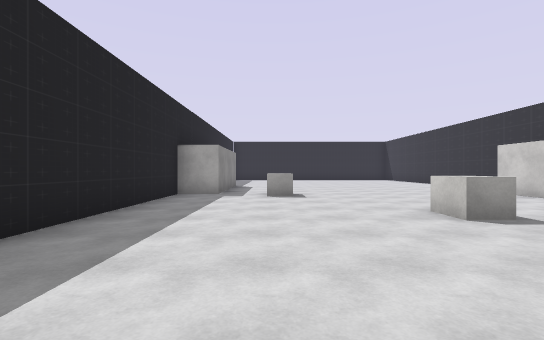
view 1 (above)

16 first-person views from a walk through a scene from a Unity 3-D project. The camera is 1.3 m above the floor, looks level and sees 85° across. The floor is counted in squares, 2 m on a side. Each view is taken from the middle of a square. On the plan, view 1 faces up. The plan holds only what a view shows up to about 9 squares ahead; the rest is blank. The place goes on beyond the plan. The player character is not drawn. Some surface patterns are stand-ins.

view 2
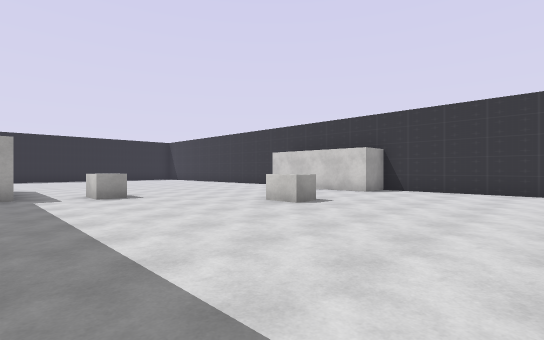

view 3
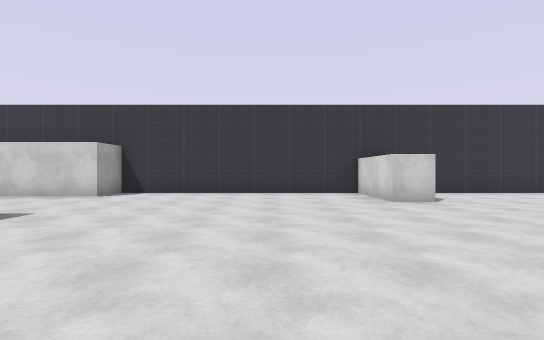

view 4
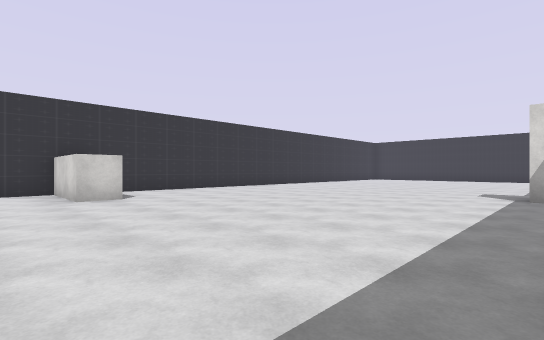

view 5
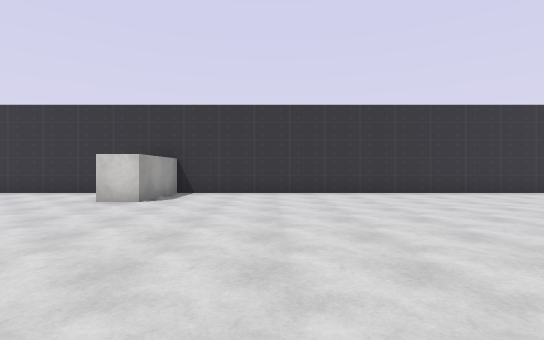

view 6
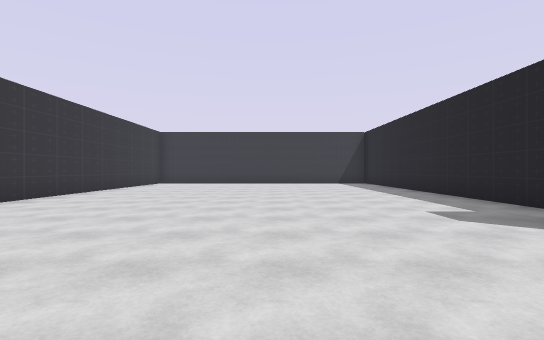

view 7
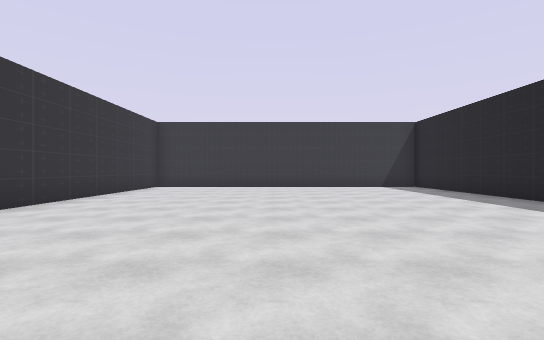

view 8
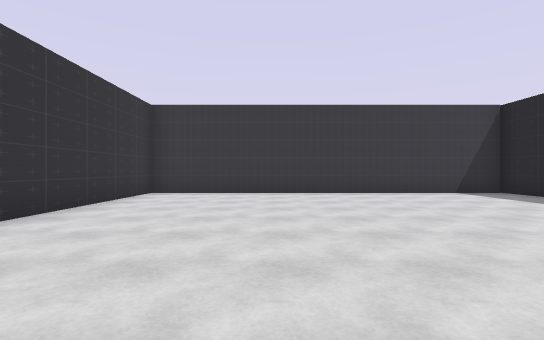

view 9
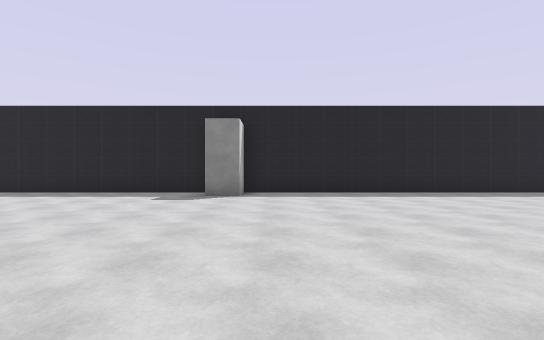

view 10
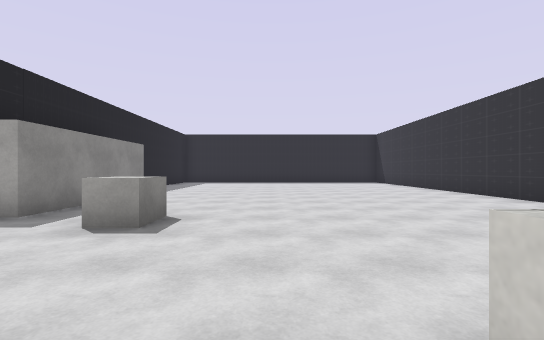

view 11
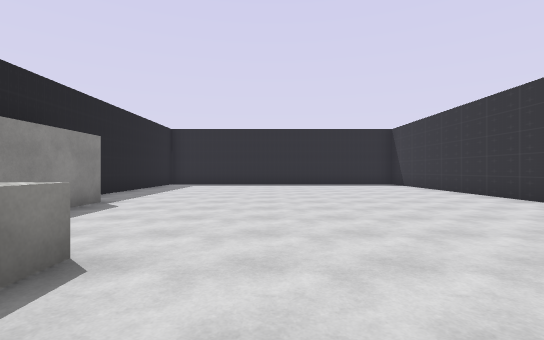

view 12
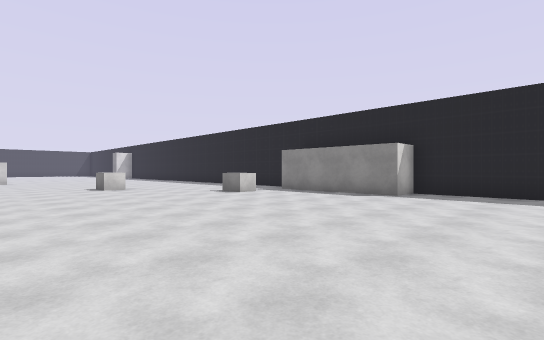

view 13
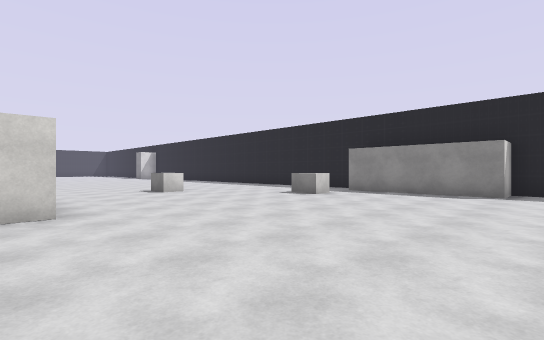

view 14
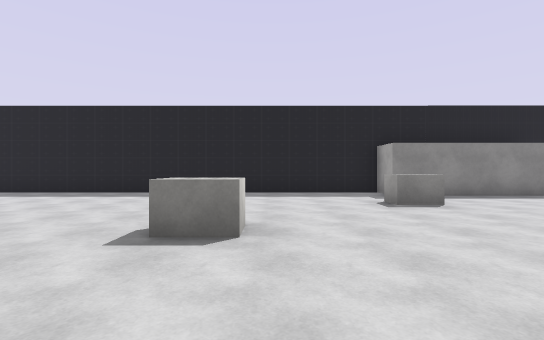

view 15
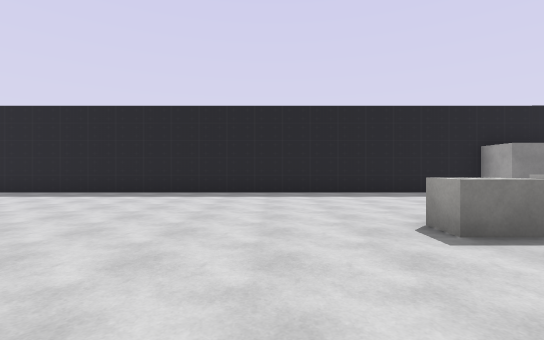

view 16
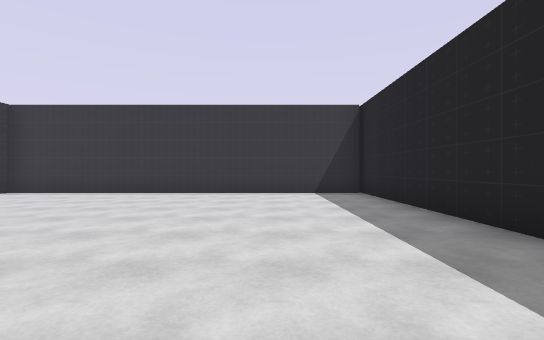

### Floor plan
Points are (right, up) in squares from view 1. A wall is a line through its corners. A room is listed if a view was taken in it or the views show most of it. See-through windows are left out.
Room 1 (views 1, 2, 3, 4, 5, 6, 7, 8, 9, 10, 11, 12, 13, 14, 15, 16)
walls: (-2.6, -9.9) (-2.6, -20.4) (7.4, -20.4) (7.4, -3.3) (5, -3.3) (5, -2.4) (7.4, -2.4) (7.4, 4.3) (6.2, 4.3) (6.2, 8.2) (6.9, 8.2); (7.4, 9.9) (7.4, 15); (-2.6, 15) (-2.6, 12) (-1.4, 12) (-1.4, 8) (-2.6, 8) (-2.6, -8.8) (-1.4, -8.8) (-1.4, -9.8)
objects: other object (0, 8); other object (3, 4)

Where each view was taken, in squares from view 1:
view 1: 0 up, 0 right, facing up
view 2: 0 up, 2 left, facing up-right
view 3: 0 up, 1 left, facing right
view 4: 1 down, 2 left, facing down-right
view 5: 6 down, 1 left, facing right
view 6: 6 down, 2 right, facing down
view 7: 9 down, 3 right, facing down
view 8: 12 down, 4 right, facing down
view 9: 8 down, 6 right, facing left
view 10: 4 up, 2 right, facing up
view 11: 6 up, 2 right, facing up
view 12: 15 up, 6 right, facing down-left
view 13: 13 up, 7 right, facing down-left
view 14: 5 up, 6 right, facing left
view 15: 2 up, 6 right, facing left
view 16: 12 down, 0 right, facing down
